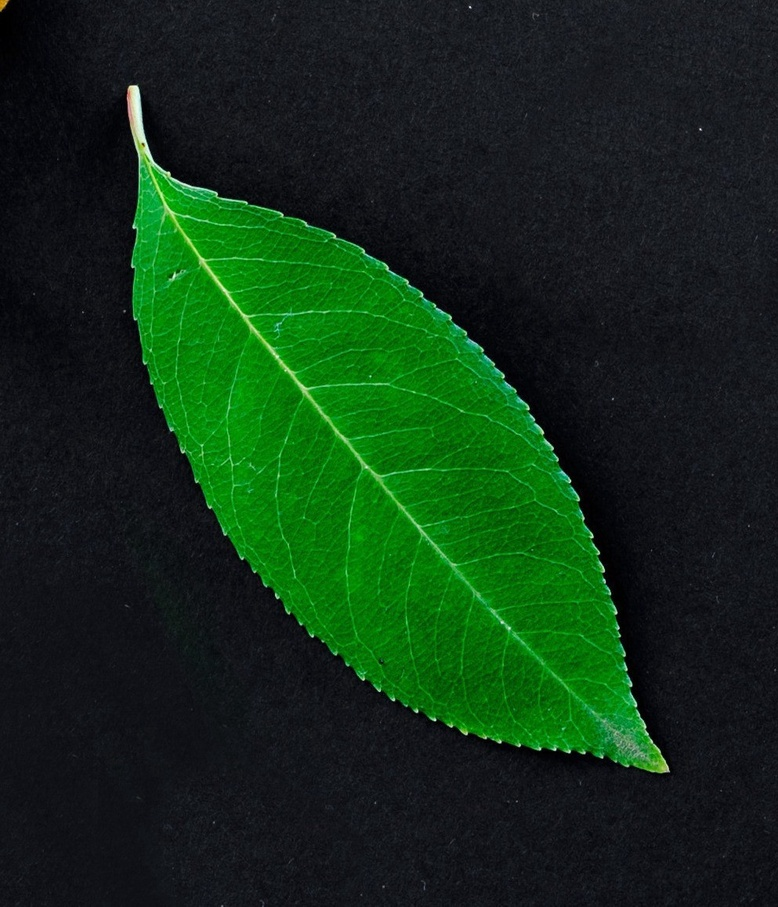
#> input picture image.jpeg, 778 x 907 px, shrunk from 993 x 1158 before the run
$ jupyter execute 'ЛР 4.ipynb'
#> lines starting #> are read from the running program, lines starting #| are printed output that depends on the picture; after the words box and inside, x2 and y2 are one past the last pixel; in counts of white or black regions, pixels touching at a corner belong together
[cell 1]
import cv2
import numpy as np
def viewImage(image):
    cv2.namedWindow("Display", cv2.WINDOW_NORMAL)
    cv2.imshow("Display", image)
    cv2.waitKey(0)
    cv2.destroyAllWindows()

[cell 2]
## Получаем HSV-представление для зеленого цвета
green = np.uint8([[[0, 255, 0 ]]])
green_hsv = cv2.cvtColor(green,cv2.COLOR_BGR2HSV)
print( green_hsv)

[cell 3]
# изображение после конвертации в HSV

image = cv2.imread("image.jpeg")
#> image is the input picture: shape (907, 778, 3); mean B, G, R 23.1, 46.7, 17.3
hsv_img = cv2.cvtColor(image, cv2.COLOR_BGR2HSV)
#> hsv_img: shape (907, 778, 3); mean H, S, V 100, 112, 50.4
viewImage(hsv_img)

[cell 4]
# изображение после наложения маски для унификации цвета

green_low = np.array([45 , 100, 50] )
green_high = np.array([75, 255, 255])
curr_mask = cv2.inRange(hsv_img, green_low, green_high)
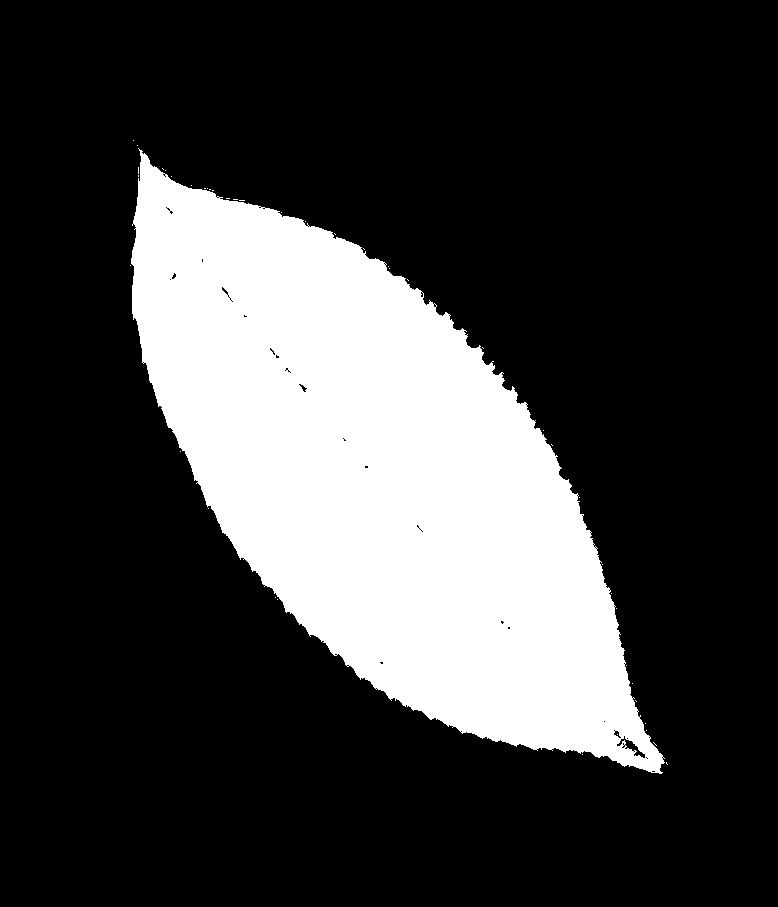
#> curr_mask: shape (907, 778); 23.9% white; 44 white regions (43 under 20 px), largest, box (x1, y1, x2, y2) and area: (131, 148, 665, 774) 168712
hsv_img[curr_mask > 0] = ([75,255,200])
#> hsv_img: shape (907, 778, 3); mean H, S, V 103.4, 116.2, 67.7
viewImage(hsv_img)

[cell 5]
# изображение после преобразования HSV к оттенкам серого

RGB_again = cv2.cvtColor(hsv_img, cv2.COLOR_HSV2RGB)
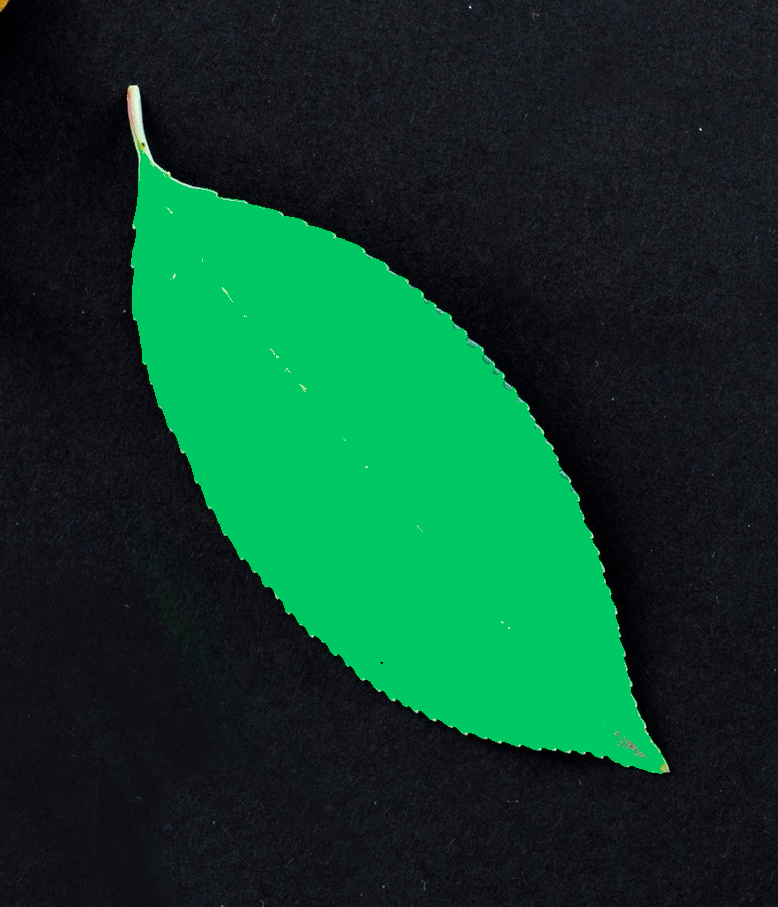
#> RGB_again: shape (907, 778, 3); mean R, G, B 14.3, 63.5, 43.5
gray = cv2.cvtColor(RGB_again, cv2.COLOR_RGB2GRAY)
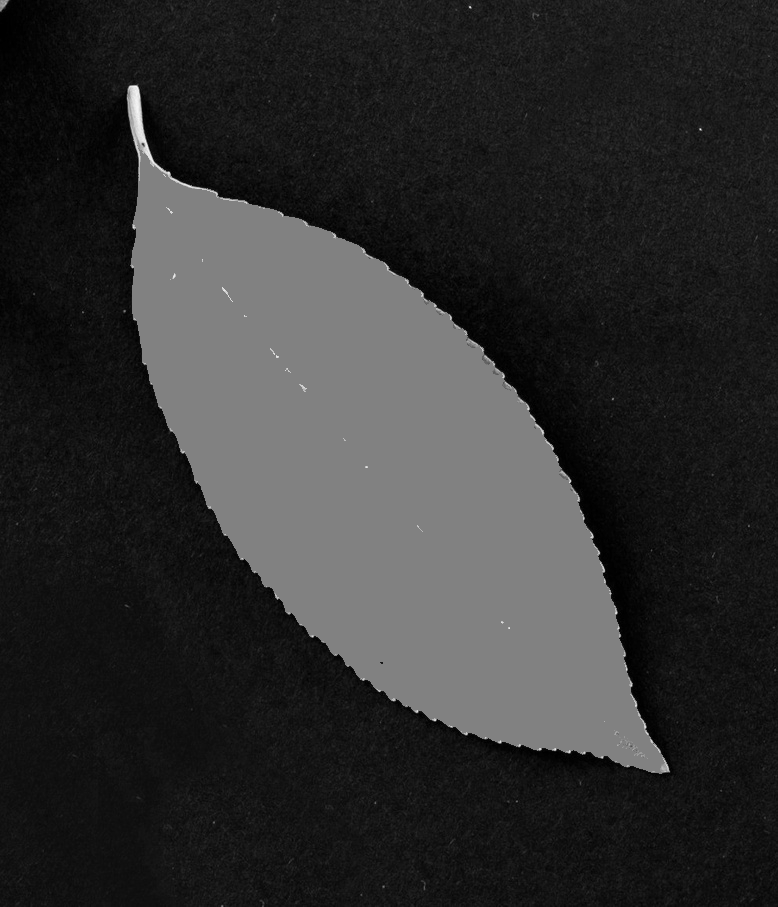
#> gray: shape (907, 778); min 0, max 247, mean 46.4
viewImage(gray)

[cell 6]
# пороговое изображение

ret, threshold = cv2.threshold(gray, 90, 255, 0)
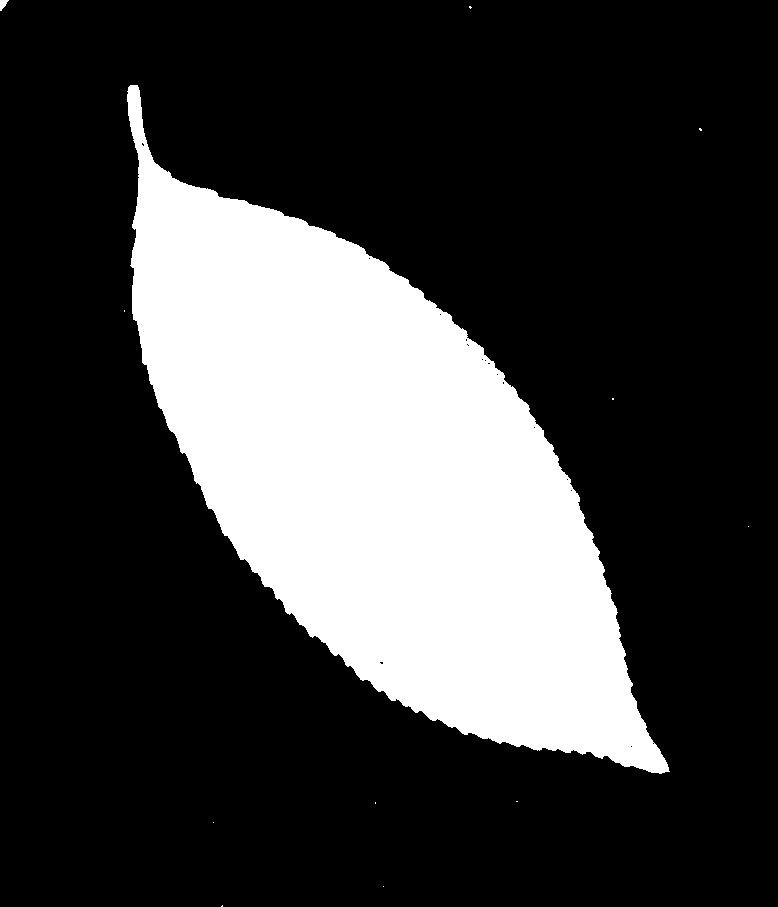
#> threshold: shape (907, 778); 24.3% white; 12 white regions (10 under 20 px)
viewImage(threshold)

[cell 7]
# конечное оконтуривание

contours, hierarchy = cv2.findContours(threshold,cv2.RETR_TREE,cv2.CHAIN_APPROX_SIMPLE)
#> contours = 29 contours, 27 with area under 20; largest, box (x1, y1, x2, y2) and area: (127, 85, 670, 774) 170762, (0, 0, 9, 11) 44
cv2.drawContours(image, contours, -1, (0, 0, 255), 3)
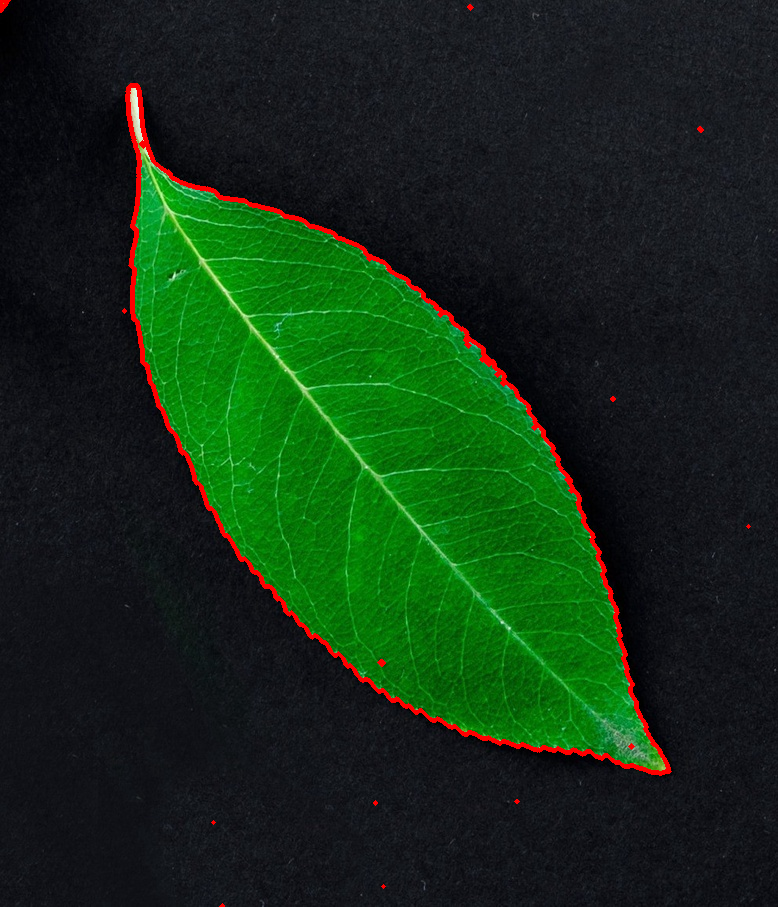
#> image: shape (907, 778, 3); 1.4% of pixels changed, all inside (x1, y1, x2, y2) = (0, 0, 751, 907)
viewImage(image)
